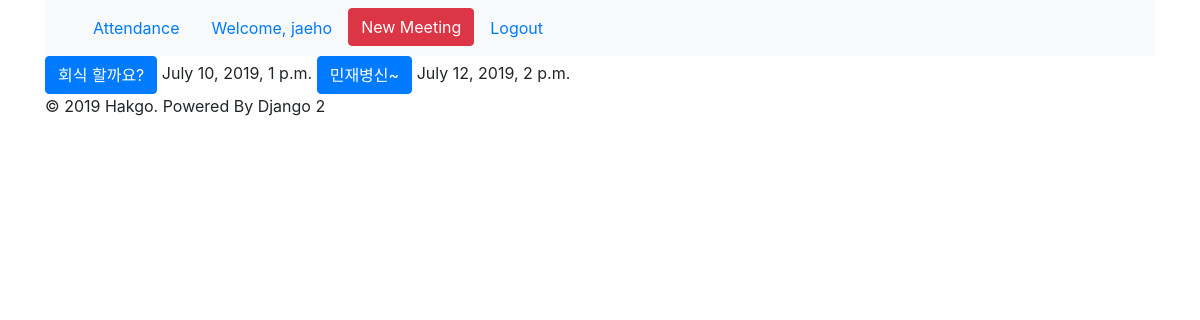
Page / (signed in) on the earlier database version.
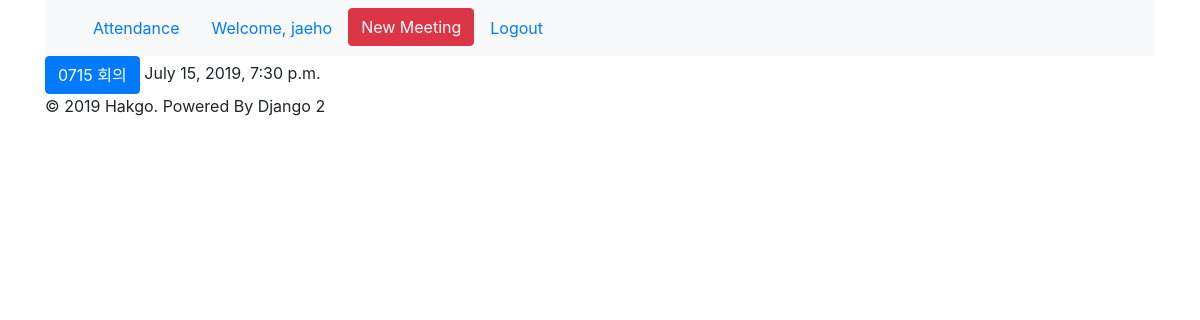
Same page on the later database version.
### home/models.py (models this page shows)
class Meeting(models.Model):
    title = models.CharField(max_length=100)
    meeting_date = models.DateTimeField()
    def __str__(self):
        return self.title

### home/views.py (the view)
# urls.py: path('', list_view, name='home'),
def list_view(request):
    object_list = Meeting.objects.all()
    return render(request, 'home/list.html', {'object_list':object_list})

### home/templates/home/list.html
{% extends 'base.html' %}
{% block content %}
    {% for meeting in object_list %}
        <a href="{% url 'detail' pk=meeting.id %}" class="btn btn-primary">{{ meeting }}</a>
        {{ meeting.meeting_date }}
    {% endfor %}
{% endblock %}

Differences in the rows shown:
removed Meeting: title "회식 할까요?", meeting_date "July 10, 2019, 1 p.m."
removed Meeting: title "민재병신~", meeting_date "July 12, 2019, 2 p.m."
added Meeting: title "0715 회의", meeting_date "July 15, 2019, 7:30 p.m."
